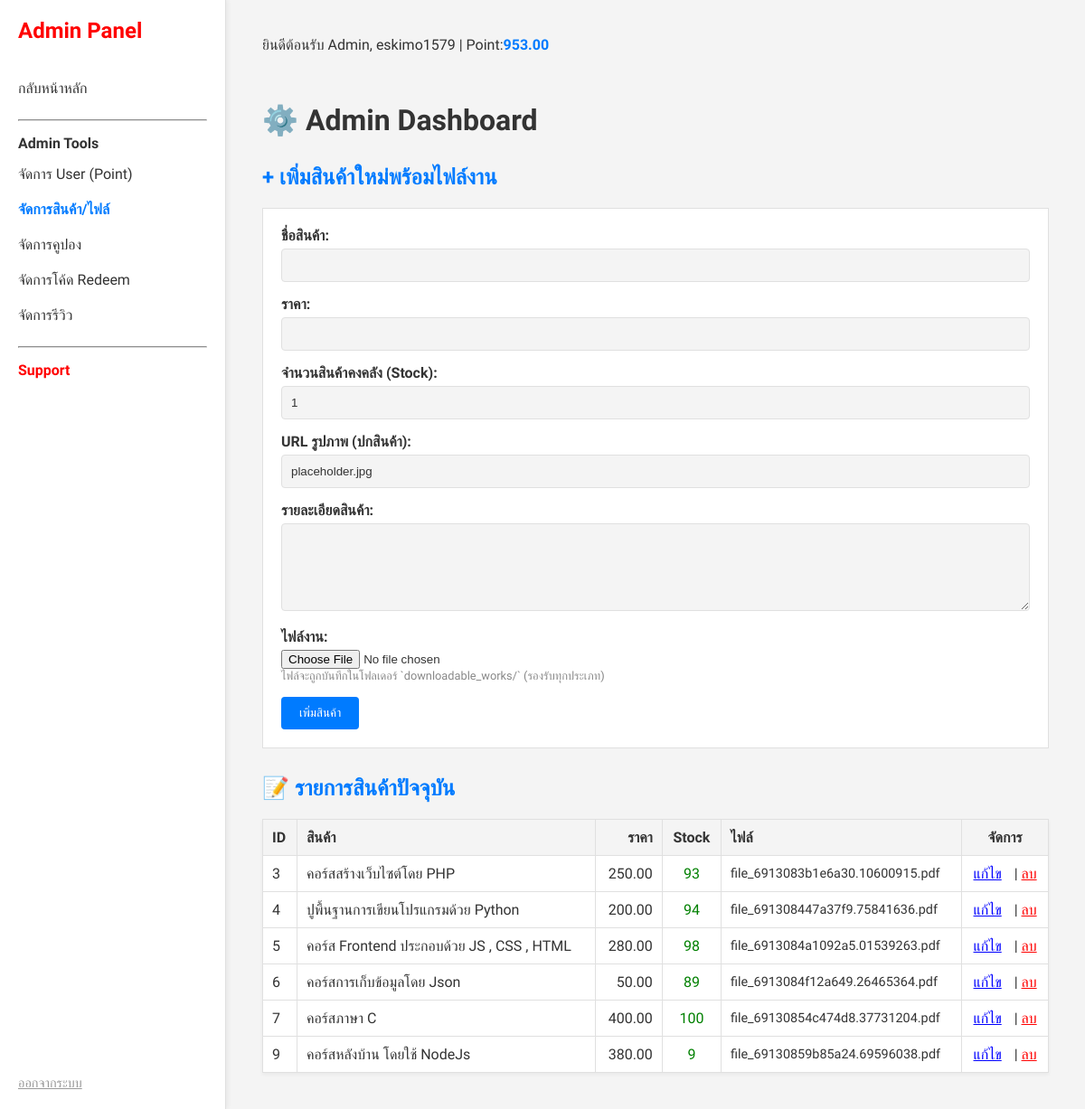
Page /backendz.php?subpage=product (signed in) on the committed database.
### tables this page shows
CREATE TABLE IF NOT EXISTS `products` (
  `product_id` int(11) NOT NULL AUTO_INCREMENT,
  `name` varchar(255) NOT NULL,
  `price` decimal(10,2) NOT NULL,
  `stock` int(11) DEFAULT 0,
  `description` text DEFAULT NULL,
  `file_path` varchar(255) DEFAULT NULL,
  `image_url` varchar(255) DEFAULT NULL,
  `avg_rating` decimal(3,2) DEFAULT 0.00,
  `review_count` int(11) DEFAULT 0,
  PRIMARY KEY (`product_id`)
);

### admin_dashboard.php (the view, shortened to what this page needs)
<?php
$subpage = $_GET['subpage'] ?? 'user';
?>
<h1>⚙️ Admin Dashboard</h1>
<?php if ($subpage === 'user'): ?>
    <h2 style="margin-bottom: 20px; color: red;">⚠️ รายการแจ้งโอนเงินที่รออนุมัติ</h2>
    <?php
    $pending_tx_sql = "SELECT t.tx_id, t.amount, t.slip_path, t.timestamp, u.username, u.user_id
                       FROM transactions t
                       JOIN users u ON t.user_id = u.user_id
                       WHERE t.status = 'pending'
                       ORDER BY t.timestamp ASC";
    $pending_tx_result = $conn->query($pending_tx_sql);
    if ($pending_tx_result && $pending_tx_result->num_rows > 0):
    ?>
    <table style="width: 100%; border-collapse: collapse; margin-top: 15px; margin-bottom: 40px;">
        <tr style="background-color: #f8d7da;">
            <th style="padding: 10px; border: 1px solid #dc3545; text-align: left;">TX ID / User</th>
            <th style="padding: 10px; border: 1px solid #dc3545; text-align: right;">จำนวนเงิน</th>
            <th style="padding: 10px; border: 1px solid #dc3545; text-align: center;">สลิป</th>
            <th style="padding: 10px; border: 1px solid #dc3545; text-align: center; width: 25%;">จัดการ</th>
        </tr>
        <?php while($tx = $pending_tx_result->fetch_assoc()): ?>
        <tr>
            <td style="padding: 10px; border: 1px solid var(--border-color);">
                #<?php echo $tx['tx_id']; ?>: <?php echo htmlspecialchars($tx['username']); ?> (ID: <?php echo $tx['user_id']; ?>)
                <br><span style="font-size: 0.8em; color: #6c757d;"><?php echo $tx['timestamp']; ?></span>
            </td>
            <td style="padding: 10px; border: 1px solid var(--border-color); text-align: right; font-weight: bold; color: red;">
                <?php echo number_format($tx['amount'], 2); ?>
            </td>
            <td style="padding: 10px; border: 1px solid var(--border-color); text-align: center;">
                 <?php if ($tx['slip_path']): ?>
                    <a href="<?php echo htmlspecialchars($tx['slip_path']); ?>" target="_blank" style="color: blue;">[ดูสลิป]</a>
                <?php else: ?>
                    <span style="color: #999;">-</span>
                <?php endif; ?>
            </td>
            <td style="padding: 10px; border: 1px solid var(--border-color); text-align: center;">
                <a href="admin_actions.php?action=approve_tx&tx_id=<?php echo $tx['tx_id']; ?>"
                   onclick="return confirm('ยืนยันอนุมัติ TX #<?php echo $tx['tx_id']; ?> และเติม <?php echo $tx['amount']; ?> Point หรือไม่?');"
                   style="color: green; margin-right: 5px;">
                    [✓ อนุมัติ]
                </a>
                <a href="admin_actions.php?action=reject_tx&tx_id=<?php echo $tx['tx_id']; ?>"
                   onclick="return confirm('ยืนยันปฏิเสธ TX #<?php echo $tx['tx_id']; ?> หรือไม่?');"
                   style="color: red;">
                    [✕ ปฏิเสธ]
                </a>
            </td>
        </tr>
        <?php endwhile; ?>
    </table>
    <?php else: ?>
        <p style="margin-bottom: 40px; color: green;">ไม่มีรายการแจ้งโอนเงินที่รออนุมัติ</p>
    <?php endif; ?>
    <h2 style="margin-top: 40px; color: var(--accent-color);">📋 รายการ User & จัดการสิทธิ์</h2>
    <?php
    $user_list = $conn->query("SELECT user_id, username, user_role, wallet_point FROM users ORDER BY user_role DESC, user_id ASC");
    if ($user_list->num_rows > 0): ?>
        <table style="width: 100%; border-collapse: collapse; margin-top: 15px;">
        <tr style="background-color: var(--bg-light);">
            <th style="padding: 10px; border: 1px solid var(--border-color); text-align: left;">ID / Username</th>
            <th style="padding: 10px; border: 1px solid var(--border-color); text-align: right;">Point ปัจจุบัน</th>
            <th style="padding: 10px; border: 1px solid var(--border-color); text-align: center; width: 250px;">ปรับ Point (+/-)</th>
            <th style="padding: 10px; border: 1px solid var(--border-color); text-align: center;">Role</th>
            <th style="padding: 10px; border: 1px solid var(--border-color); text-align: center; width: 30%;">จัดการสิทธิ์ & ลบ</th>
        </tr>
        <?php while($row = $user_list->fetch_assoc()): ?>
        <tr>
            <td style="padding: 10px; border: 1px solid var(--border-color);">
                <?php echo htmlspecialchars($row['username']); ?> (ID: <?php echo $row['user_id']; ?>)
            </td>
            <td style="padding: 10px; border: 1px solid var(--border-color); text-align: right; font-weight: bold; color: var(--accent-color);">
                <?php echo number_format($row['wallet_point'], 2); ?>
            </td>
            <td style="padding: 5px; border: 1px solid var(--border-color); text-align: center;">
                <form action="<?php echo BACKEND_URL; ?>?subpage=user" method="post" style="display: flex; gap: 5px; margin: 0; padding: 0;">
                    <input type="hidden" name="action" value="adjust_point_inline">
                    <input type="hidden" name="target_user_id" value="<?php echo $row['user_id']; ?>">
                    <input type="number" name="amount" step="0.01" placeholder="+/- Point" required
                           style="width: 100px; padding: 5px; margin: 0;">
                    <button type="submit" style="padding: 5px 10px; font-size: 0.8em; margin: 0;">
                        ปรับ
                    </button>
                </form>
            </td>
            <td style="padding: 10px; border: 1px solid var(--border-color); text-align: center; color: <?php echo ($row['user_role'] === 'admin' ? 'red' : 'green'); ?>;"><?php echo $row['user_role']; ?></td>
            <td style="padding: 10px; border: 1px solid var(--border-color); text-align: center;">
                <?php if ($row['user_role'] === 'user'): ?>
                    <a href="admin_actions.php?action=change_role&user_id=<?php echo $row['user_id']; ?>&new_role=admin" style="color: blue; margin-right: 10px;">[ตั้งเป็น Admin]</a>
                <?php else: ?>
                    <?php if ($row['user_id'] !== ($_SESSION['user_id'] ?? 0)): ?>
                        <a href="admin_actions.php?action=change_role&user_id=<?php echo $row['user_id']; ?>&new_role=user" style="color: orange; margin-right: 10px;">[ลดสิทธิ์]</a>
                    <?php else: ?>
                        <span style="color: #999;">(ตัวคุณเอง)</span>
                    <?php endif; ?>
                <?php endif; ?>
                <?php if ($row['user_id'] !== ($_SESSION['user_id'] ?? 0)): ?>
                    <a href="admin_actions.php?action=delete_user&user_id=<?php echo $row['user_id']; ?>"
                       onclick="return confirm('คุณแน่ใจที่จะลบ User: <?php echo htmlspecialchars($row['username']); ?>?');"
                       style="color: red;">[ลบ]</a>
                <?php endif; ?>
            </td>
        </tr>
        <?php endwhile; endif; ?>
    </table>
<?php elseif ($subpage === 'product'): ?>
    <div style="display: flex; gap: 30px; flex-wrap: wrap;">
        <div style="flex: 1; min-width: 350px;">
            <h2 style="margin-bottom: 20px; color: var(--accent-color);">+ เพิ่มสินค้าใหม่พร้อมไฟล์งาน</h2>
            <form action="<?php echo BACKEND_URL; ?>?subpage=product" method="post" enctype="multipart/form-data" style="background-color: var(--bg-content); padding: 20px; border: 1px solid var(--border-color);">
                <label for="name">ชื่อสินค้า:</label>
                <input type="text" name="name" required>
                <label for="price">ราคา:</label>
                <input type="number" name="price" step="0.01" required>
                <label for="stock">จำนวนสินค้าคงคลัง (Stock):</label>
                <input type="number" name="stock" required value="1">
                <label for="image_url">URL รูปภาพ (ปกสินค้า):</label>
                <input type="text" name="image_url" value="placeholder.jpg">
                <label for="description">รายละเอียดสินค้า:</label>
                <textarea name="description" rows="5"></textarea>
                <label for="file_upload">ไฟล์งาน:</label>
                <input type="file" name="file_upload" required style="border: none; padding: 0;">
                <p style="font-size: 0.8em; color: #888; margin-bottom: 15px;">ไฟล์จะถูกบันทึกในโฟลเดอร์ `downloadable_works/` (รองรับทุกประเภท)</p>
                <button type="submit">เพิ่มสินค้า</button>
            </form>
        </div>
        <div style="flex: 2; min-width: 500px;">
            <h2 style="margin-bottom: 20px; color: var(--accent-color);">📝 รายการสินค้าปัจจุบัน</h2>
            <?php
            $product_list = $conn->query("SELECT * FROM products");
            if ($product_list->num_rows > 0):
            ?>
                <table style="width: 100%; border-collapse: collapse; margin-top: 15px; background-color: var(--bg-content); box-shadow: 0 2px 4px rgba(0, 0, 0, 0.05);">
                    <tr style="background-color: var(--bg-light);">
                        <th style="padding: 10px; border: 1px solid var(--border-color); text-align: left;">ID</th>
                        <th style="padding: 10px; border: 1px solid var(--border-color); text-align: left;">สินค้า</th>
                        <th style="padding: 10px; border: 1px solid var(--border-color); text-align: right;">ราคา</th>
                        <th style="padding: 10px; border: 1px solid var(--border-color); text-align: center;">Stock</th>
                        <th style="padding: 10px; border: 1px solid var(--border-color); text-align: left;">ไฟล์</th>
                        <th style="padding: 10px; border: 1px solid var(--border-color); text-align: center;">จัดการ</th>
                    </tr>
                    <?php while($row = $product_list->fetch_assoc()): ?>
                    <tr>
                        <td style="padding: 10px; border: 1px solid var(--border-color);"><?php echo $row['product_id']; ?></td>
                        <td style="padding: 10px; border: 1px solid var(--border-color);"><?php echo htmlspecialchars($row['name']); ?></td>
                        <td style="padding: 10px; border: 1px solid var(--border-color); text-align: right;"><?php echo number_format($row['price'], 2); ?></td>
                        <td style="padding: 10px; border: 1px solid var(--border-color); text-align: center; color: <?php echo (isset($row['stock']) && $row['stock'] > 0) ? 'green' : 'red'; ?>;">
                            <?php echo $row['stock'] ?? 0; ?>
                        </td>
                        <td style="padding: 10px; border: 1px solid var(--border-color); font-size: 0.9em;"><?php echo basename(htmlspecialchars($row['file_path'])); ?></td>
                        <td style="padding: 10px; border: 1px solid var(--border-color); text-align: center;">
                            <a href="<?php echo PRODUCT_EDIT_URL; ?>?product_id=<?php echo $row['product_id']; ?>" style="color: blue; margin-right: 10px;">แก้ไข</a> |
                            <a href="admin_actions.php?action=delete_product&product_id=<?php echo $row['product_id']; ?>"
                               onclick="return confirm('คุณแน่ใจที่จะลบสินค้า: <?php echo htmlspecialchars($row['name']); ?>?');"
                               style="color: red;">ลบ</a>
                        </td>
                    </tr>
                    <?php endwhile; ?>
                </table>
            <?php else: ?>
                <p>ยังไม่มีสินค้าในฐานข้อมูล.</p>
            <?php endif; ?>
        </div>
    </div>
<?php elseif ($subpage === 'admin_chat'): ?>
    <?php include 'chat.php'; ?>
<?php else: ?>
    <p>ยินดีต้อนรับ Admin, กรุณาเลือกเมนูทางด้านซ้าย</p>
<?php endif; ?>

### rows in the picture
products: product_id "3", name "คอร์สสร้างเว็บไซต์โดย PHP", price "250.00", stock "93", file_path "file_6913083b1e6a30.10600915.pdf"
products: product_id "4", name "ปูพื้นฐานการเขียนโปรแกรมด้วย Python", price "200.00", stock "94", file_path "file_691308447a37f9.75841636.pdf"
products: product_id "5", name "คอร์ส Frontend ประกอบด้วย JS , CSS , HTML", price "280.00", stock "98", file_path "file_6913084a1092a5.01539263.pdf"
products: product_id "6", name "คอร์สการเก็บข้อมูลโดย Json", price "50.00", stock "89", file_path "file_6913084f12a649.26465364.pdf"
products: product_id "7", name "คอร์สภาษา C", price "400.00", stock "100", file_path "file_69130854c474d8.37731204.pdf"
products: product_id "9", name "คอร์สหลังบ้าน โดยใช้ NodeJs", price "380.00", stock "9", file_path "file_69130859b85a24.69596038.pdf"

### other values in the picture
$_SESSION['username'] "eskimo1579"
$_SESSION['wallet_point'] "953.00"
